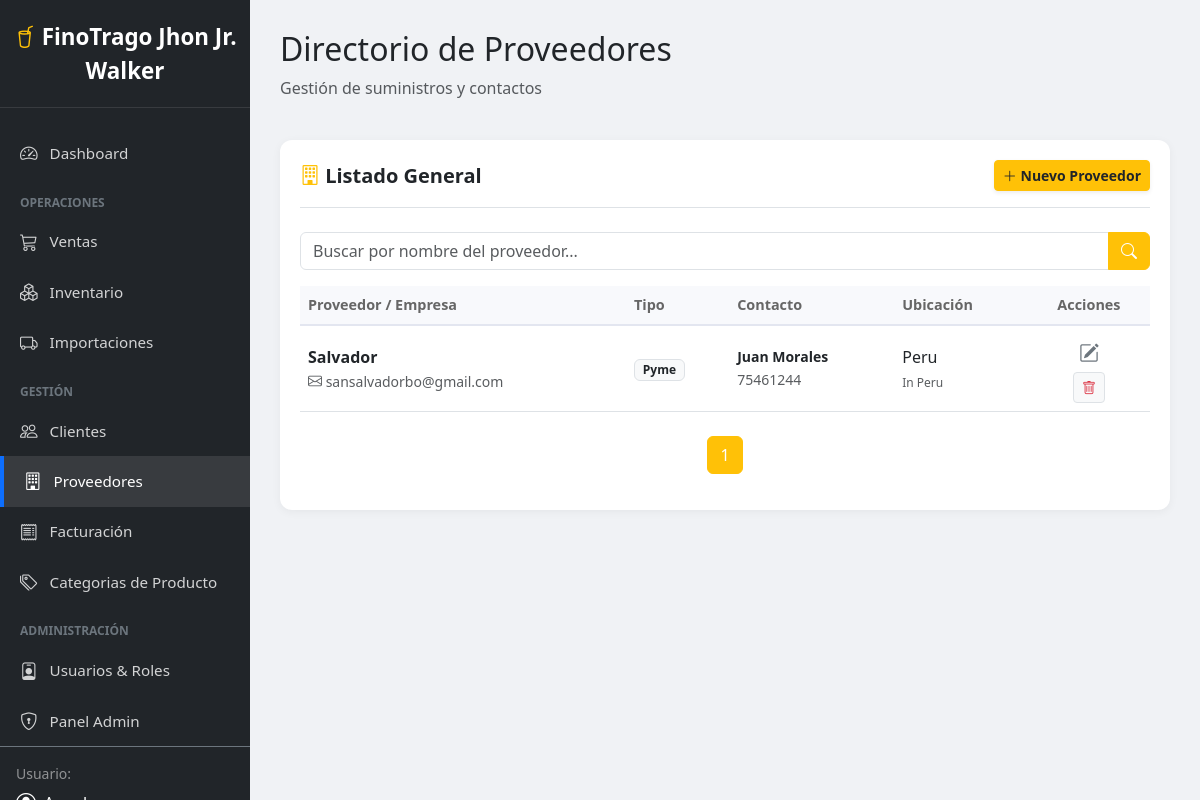
Page /proveedores/ (signed in) on the committed database.
### dashboard/models.py (models this page shows, shortened)
class Proveedor(models.Model):
    nombre = models.CharField(max_length=100)
    tipo_proveedor = models.CharField(max_length=200, blank=True, null=True) # Según diagrama
    contacto = models.CharField(max_length=100, blank=True, null=True)
    telefono = models.CharField(max_length=20)
    email = models.EmailField(blank=True, null=True)
    direccion = models.CharField(max_length=200, blank=True, null=True)
    pais = models.CharField(max_length=50, blank=True, null=True) # Para dashboard "pais_origen"
    fecha_registro = models.DateTimeField(auto_now_add=True)
    class Meta:
        verbose_name_plural = "Proveedores"

### dashboard/views.py (the view, shortened to what this page needs)
# urls.py: path('proveedores/', views.lista_proveedores, name='proveedores'), # Tabla Proveedores
@login_required
def lista_proveedores(request):
    search = request.GET.get('search', '')
    datos = Proveedor.objects.all().order_by("nombre")
    paginacion = Paginator(datos, 10)
    numero_pagina = request.GET.get('page')
    datos = paginacion.get_page(numero_pagina)
    context = {
        'datos': datos,
        'search': search
    }
    return render(request, 'dashboard/lista_proveedores.html', context)

### dashboard/templates/dashboard/lista_proveedores.html (shortened to what this page needs)
{% extends "dashboard/base.html" %}
{% block content %}
<div class="main-content">
    <div class="d-flex justify-content-between align-items-center mb-4">
        <div>
            <h2>Directorio de Proveedores</h2>
            <p class="text-muted">Gestión de suministros y contactos</p>
        </div>
    </div>
    <div class="chart-card">
        <div class="d-flex justify-content-between align-items-center mb-4 border-bottom pb-3">
            <span class="fs-5 fw-bold text-dark"><i class="bi bi-building text-warning"></i> Listado General</span>
            <a href="{% url 'dashboard:crear_proveedor' %}" class="btn btn-warning text-dark btn-sm shadow-sm fw-bold">
                <i class="bi bi-plus-lg"></i> Nuevo Proveedor
            </a>
        </div>
        <div class="table-responsive">
            <form method="get" class="mb-3">
                <div class="input-group">
                    <input
                        type="text"
                        name="search"
                        class="form-control"
                        placeholder="Buscar por nombre del proveedor..."
                        value="{{ search }}"
                    >
                    <button class="btn btn-warning text-white" type="submit">
                        <i class="bi bi-search"></i>
                    </button>
                </div>
            </form>
            <table class="table table-custom table-hover">
                <thead>
                    <tr>
                        <th>Proveedor / Empresa</th>
                        <th>Tipo</th>
                        <th>Contacto</th>
                        <th>Ubicación</th>
                        <th class="text-center">Acciones</th>
                    </tr>
                </thead>
                <tbody>
                    {% for p in datos %}
                    <tr>
                        <td>
                            <div class="fw-bold text-dark">{{ p.nombre }}</div>
                            <small class="text-muted"><i class="bi bi-envelope"></i> {{ p.email|default:"--" }}</small>
                        </td>
                        <td>
                            <span class="badge bg-light text-dark border">{{ p.tipo_proveedor|default:"General" }}</span>
                        </td>
                        <td>
                            <div class="small fw-bold">{{ p.contacto }}</div>
                            <small class="text-muted">{{ p.telefono }}</small>
                        </td>
                        <td>
                            <div>{{ p.pais|default:"N/A" }}</div>
                            <small class="text-muted" style="font-size: 0.75rem;">{{ p.direccion|truncatechars:30 }}</small>
                        </td>
                        <td class="text-center">
                            <a href="{% url 'dashboard:editar_proveedor' p.id %}" class="btn btn-sm btn-outline-secondary border-0" title="Editar">
                                <i class="bi bi-pencil-square fs-5"></i>
                            </a>
                            <form action="{% url 'dashboard:eliminar_proveedor' p.id %}" method="POST"
                                onsubmit="return confirm('¿Seguro que deseas eliminar este registro?');">
                                <button class="btn btn-sm btn-light text-danger border"
                                    title="Eliminar">
                                     <i class="bi bi-trash"></i>
                                </button>
                            </form>
                        </td>
                    </tr>
                    {% endfor %}
                </tbody>
            </table>
            <nav class="mt-4">
                <ul class="pagination justify-content-center">
                    {% for num in datos.paginator.page_range %}
                        {% if datos.number == num %}
                            <li class="page-item active">
                                <span class="page-link bg-warning border-warning text-white">
                                    {{ num }}
                                </span>
                            </li>
                        {% endif %}
                    {% endfor %}
                </ul>
            </nav>
        </div>
    </div>
</div>
{% endblock %}

### dashboard/static/styles/dashboard.css (style rules this page uses)
.main-content { margin-left: 250px; padding: 30px; background-color: #f0f2f5; min-height: 100vh; }
.chart-card { background: white; border-radius: 12px; padding: 20px; box-shadow: 0 2px 10px rgba(0,0,0,0.05); margin-bottom: 30px; }
.table-custom thead th { background-color: #f8f9fc; border-bottom: 2px solid #e3e6f0; color: #666; font-weight: 600; font-size: 0.9rem; }
.table-custom td { vertical-align: middle; }

### dashboard/templates/dashboard/base.html (style rules this page uses)
body { min-height: 100vh; overflow-x: hidden; background-color: #f8f9fa; }

### dashboard/templates/dashboard/lista_proveedores.html (style rules this page uses)
.main-content { margin-left: 250px; padding: 30px; background-color: #f0f2f5; min-height: 100vh; }
.chart-card { background: white; border-radius: 12px; padding: 20px; box-shadow: 0 2px 10px rgba(0,0,0,0.05); }
.table-custom thead th { background-color: #f8f9fc; color: #666; font-weight: 600; border-bottom: 2px solid #e3e6f0; }
.table-custom td { vertical-align: middle; }

### rows in the picture
Proveedor: nombre "Salvador", email "sansalvadorbo@gmail.com", tipo_proveedor "Pyme", contacto "Juan Morales", telefono "75461244", pais "Peru", direccion "In Peru"

### other values in the picture
{{ num }} "1"
